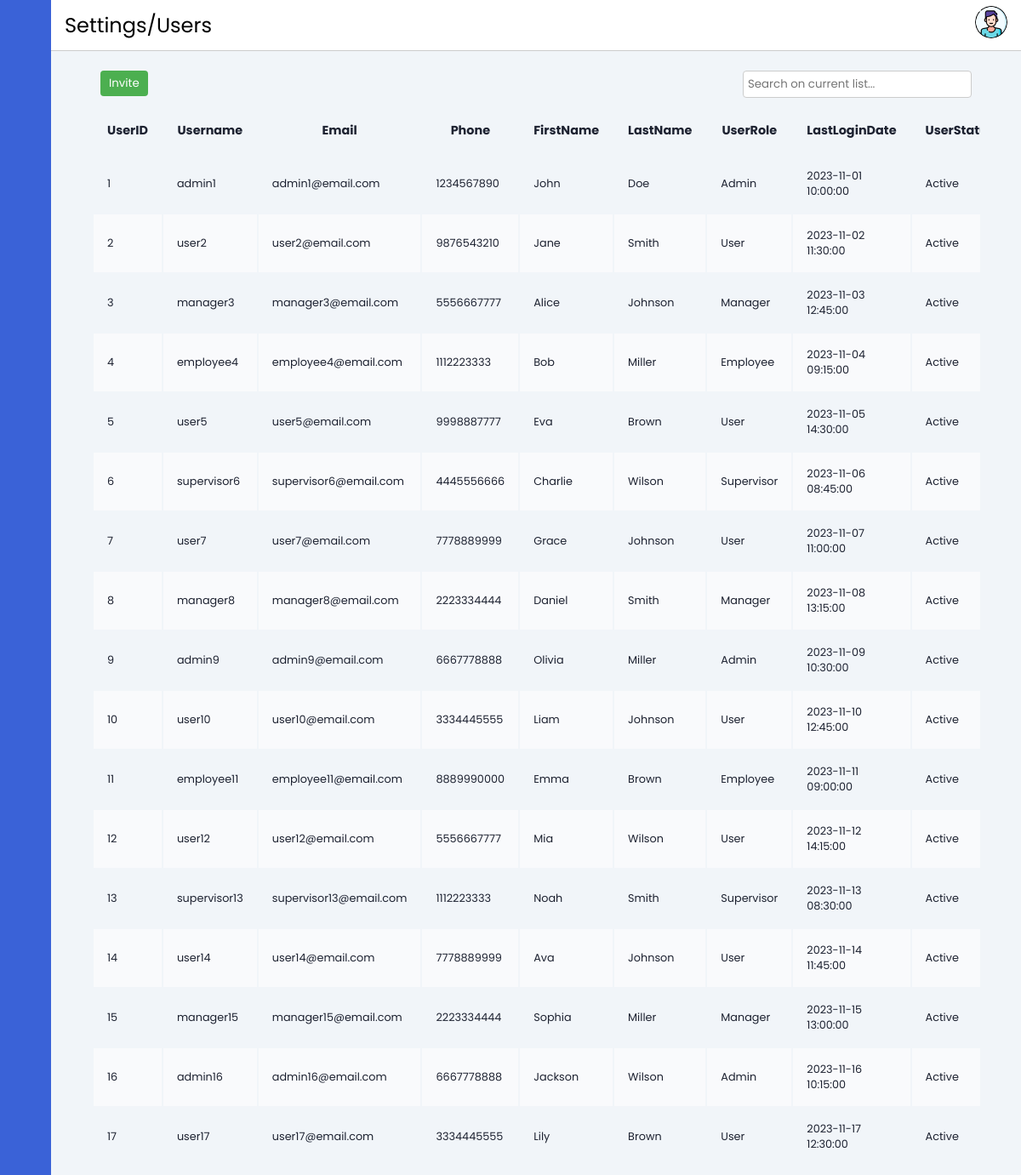
Page /layout/settings-user.php on the earlier database version.
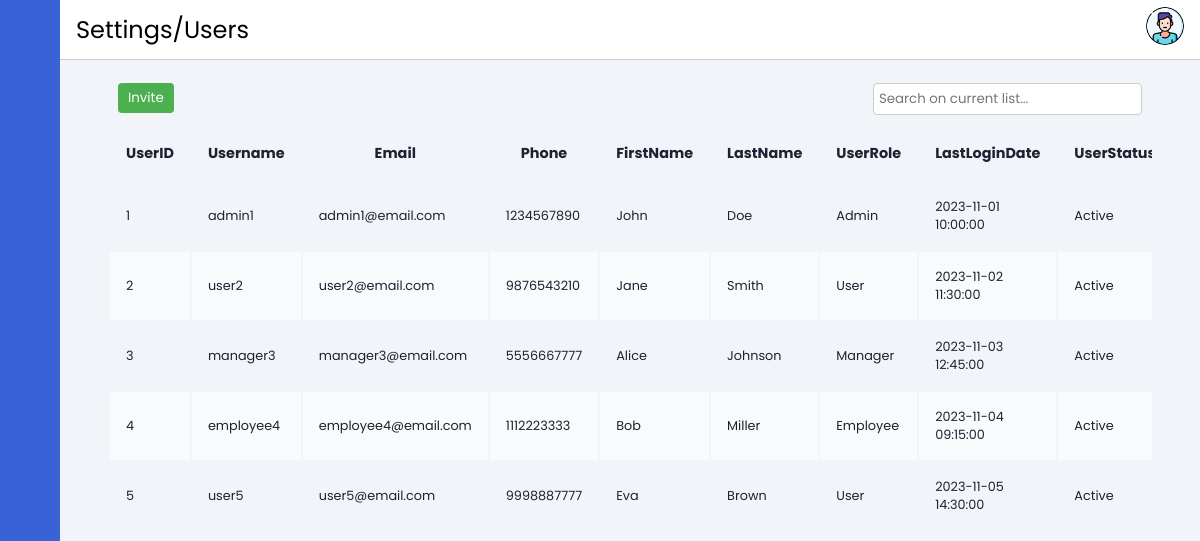
Same page on the later database version.
### tables this page shows
CREATE TABLE IF NOT EXISTS User (
    UserID INT AUTO_INCREMENT PRIMARY KEY,
    CompanyID INT,
    Username VARCHAR(50) NOT NULL,
    Password VARCHAR(50) NOT NULL,
    Email VARCHAR(255),
    Phone VARCHAR(20),
    FirstName VARCHAR(50),
    LastName VARCHAR(50),
    UserRole VARCHAR(50),
    LastLoginDate DATETIME,
    UserStatus VARCHAR(20),
    FOREIGN KEY (CompanyID) REFERENCES Company(CompanyID)
);

### layout/settings-user.php (the view, shortened to what this page needs)
<?php
include '../contain/header.php';
include("../database/database-connect.php");
$sqlAllUsers = "SELECT * FROM User";
$resultAllUsers = $conn->query($sqlAllUsers);
$allUsers = $resultAllUsers->fetch_all(MYSQLI_ASSOC);
?>
<div class="main-content">
    <?php
    $pathtitle = "Settings/Users";
    include '../contain/horizontal-bar.php';
    ?>
    <main>
        <div class="button-and-search">
            <form method="POST">
                <button name="createUser">Invite</button>
            </form>
            <input type="text" id="searchInput" placeholder="Search on current list..." onkeyup="searchTable()">
        </div>
        <div class="table-responsive">
            <table id="myTable" class="table-container" style="width:100%">
                <thead>
                    <tr>
                        <th>UserID</th>
                        <th>Username</th>
                        <th>Email</th>
                        <th>Phone</th>
                        <th>FirstName</th>
                        <th>LastName</th>
                        <th>UserRole</th>
                        <th>LastLoginDate</th>
                        <th>UserStatus</th>
                    </tr>
                </thead>
                <tbody id="tableBody">
                    <?php if (empty($allUsers)): ?>
                        <tr>
                            <td colspan="10">No data available.</td>
                        </tr>
                    <?php else: ?>
                        <?php foreach ($allUsers as $user): ?>
                            <tr>
                                <td><?= $user['UserID'] ?></td>
                                <td><?= $user['Username'] ?></td>
                                <td><?= $user['Email'] ?></td>
                                <td><?= $user['Phone'] ?></td>
                                <td><?= $user['FirstName'] ?></td>
                                <td><?= $user['LastName'] ?></td>
                                <td><?= $user['UserRole'] ?></td>
                                <td><?= $user['LastLoginDate'] ?></td>
                                <td><?= $user['UserStatus'] ?></td>
                            </tr>
                        <?php endforeach; ?>
                    <?php endif; ?>
                </tbody>
            </table>
        </div>
    </main>
</div>
</body>
</html>

### contain/header.php (shortened to what this page needs)
<!DOCTYPE html>
<html lang="en">
<head>
    <link rel="stylesheet" href="https://cdn.jsdelivr.net/gh/lykmapipo/themify-icons@0.1.2/css/themify-icons.css">
    <link rel="stylesheet" href="../css/style.css">
    <link rel="stylesheet" href="../css/header.css">
</head>
<body>
    <div class="sidebar">
        <div class="sidebar-header">
        </div>
        <div class="sidebar-menu">
            <ul>
            </ul>
        </div>
    </div>

### database/database-connect.php (shortened to what this page needs)
<?php
if (isset($_SESSION['companyname'])) {
    $companyname = $_SESSION['companyname'];
} else {
    echo "Session variable 'companyname' is not set.";
}
?>

### contain/horizontal-bar.php (shortened to what this page needs)
<header>
    <div class="directory-tag">
        <p>
            <?php echo $pathtitle; ?>
        </p>
    </div>
    <div class="social-icons">
        <div class="social-icon">
            <img src="../img/user-profile.png" alt="Social Icon" id="social-icon">
        </div>
    </div>
</header>

### css/style.css (style rules this page uses)
main { margin-top: 4vh; min-height: 90vh; padding: 1rem 3rem; }
th, td { font-size: .9rem; padding: 1rem 1rem; color: var(--color-dark); }
td { font-size: .8rem; }
tbody tr:nth-child(even) { background: #f9fafc; }
.table-responsive { overflow-x: auto; }
.button-and-search { display: flex; justify-content: space-between; padding: 10px; }
.button-and-search button, .add-entry-btn, .table-container td:last-child button { padding: 5px 10px; background-color: #4CAF50; color: white; border: none; border-radius: 4px; cursor: pointer; }
.button-and-search input { padding: 5px; border: 1px solid #ccc; border-radius: 4px; }

### css/header.css (style rules this page uses)
:root { --main-color: #3A62D7; --color-dark: #1D2231; --text-grey: #8390A2; }
* { font-family: 'Poppins', sans-serif; margin: 0; padding: 0; text-decoration: none; list-style-type: none; box-sizing: border-box; }
body { background: #f1f5f9; }
.sidebar { height: 100%; width: 240px; position: fixed; left: 0; top: 0; z-index: 100; background: var(--main-color); color: #fff; overflow-y: auto; transition: width 500ms; }
.sidebar-header { display: flex; justify-content: space-between; align-items: center; height: 60px; padding: 0rem 1rem; }
.sidebar-menu { padding: 1rem; }
.main-content { position: relative; margin-left: 240px; transition: margin-left 500ms; }
header { position: fixed; left: 240px; top: 0; z-index: 100; width: calc(100% - 240px); background: #fff; height: 60px; padding: 0rem 1rem; display: flex; align-items: center; justify-content: space-between; border-bottom: 1px solid #ccc; transition: left 500ms; }
.directory-tag { display: flex; align-items: center; }
.directory-tag p, .social-icons span { font-size: 1.5rem; }
.social-icons { position: relative; }
.social-icons .social-icon { position: relative; display: inline-block; }
.social-icons img { height: 38px; width: 38px; border-radius: 50%; transition: transform 0.3s ease; }
@media only screen and (max-width: 1200px) { .sidebar { width: 60px; z-index: 150; } }
@media only screen and (max-width: 1200px) { .sidebar .sidebar-header, .sidebar li { display: flex; justify-content: center; } }
@media only screen and (max-width: 1200px) { .main-content { margin-left: 60px; } }
@media only screen and (max-width: 1200px) { .main-content header { left: 60px; width: calc(100% - 60px); } }

Differences in the rows shown:
removed user: UserID "6", Username "supervisor6", Email "supervisor6@email.com", Phone "4445556666", FirstName "Charlie", LastName "Wilson", UserRole "Supervisor", LastLoginDate "2023-11-06 08:45:00", UserStatus "Active"
removed user: UserID "7", Username "user7", Email "user7@email.com", Phone "7778889999", FirstName "Grace", LastName "Johnson", UserRole "User", LastLoginDate "2023-11-07 11:00:00", UserStatus "Active"
removed user: UserID "8", Username "manager8", Email "manager8@email.com", Phone "2223334444", FirstName "Daniel", LastName "Smith", UserRole "Manager", LastLoginDate "2023-11-08 13:15:00", UserStatus "Active"
removed user: UserID "9", Username "admin9", Email "admin9@email.com", Phone "6667778888", FirstName "Olivia", LastName "Miller", UserRole "Admin", LastLoginDate "2023-11-09 10:30:00", UserStatus "Active"
removed user: UserID "10", Username "user10", Email "user10@email.com", Phone "3334445555", FirstName "Liam", LastName "Johnson", UserRole "User", LastLoginDate "2023-11-10 12:45:00", UserStatus "Active"
removed user: UserID "11", Username "employee11", Email "employee11@email.com", Phone "8889990000", FirstName "Emma", LastName "Brown", UserRole "Employee", LastLoginDate "2023-11-11 09:00:00", UserStatus "Active"
removed user: UserID "12", Username "user12", Email "user12@email.com", Phone "5556667777", FirstName "Mia", LastName "Wilson", UserRole "User", LastLoginDate "2023-11-12 14:15:00", UserStatus "Active"
removed user: UserID "13", Username "supervisor13", Email "supervisor13@email.com", Phone "1112223333", FirstName "Noah", LastName "Smith", UserRole "Supervisor", LastLoginDate "2023-11-13 08:30:00", UserStatus "Active"
removed user: UserID "14", Username "user14", Email "user14@email.com", Phone "7778889999", FirstName "Ava", LastName "Johnson", UserRole "User", LastLoginDate "2023-11-14 11:45:00", UserStatus "Active"
removed user: UserID "15", Username "manager15", Email "manager15@email.com", Phone "2223334444", FirstName "Sophia", LastName "Miller", UserRole "Manager", LastLoginDate "2023-11-15 13:00:00", UserStatus "Active"
removed user: UserID "16", Username "admin16", Email "admin16@email.com", Phone "6667778888", FirstName "Jackson", LastName "Wilson", UserRole "Admin", LastLoginDate "2023-11-16 10:15:00", UserStatus "Active"
removed user: UserID "17", Username "user17", Email "user17@email.com", Phone "3334445555", FirstName "Lily", LastName "Brown", UserRole "User", LastLoginDate "2023-11-17 12:30:00", UserStatus "Active"
